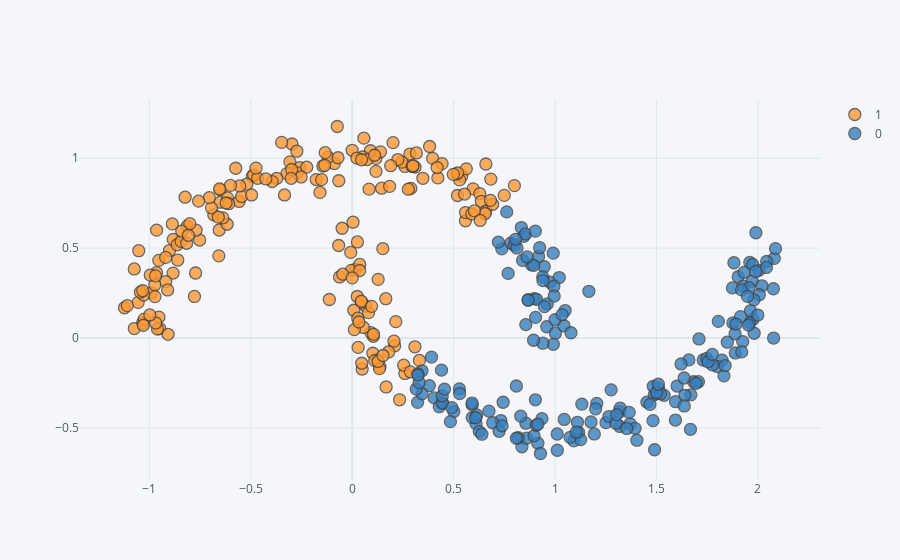

This figure's notebook cell:
### Code cell
moons.iplot(kind="scatter", mode="markers", x=0, y=1, categories="cl")

### Figure 1 — Plotly figure (JSON) as saved in the notebook; plotly's stock layout.template omitted (floating-point values rounded to 4 significant figures; data arrays with more than 128 entries replaced by an {"elided": "..."} marker saying what was removed)
{"data": [{"marker": {"color": "rgba(255, 153, 51, 1.0)", "line": {"width": 1.3}, "opacity": 0.8, "size": 12, "symbol": "circle"}, "mode": "markers", "name": "1", "textfont": {"color": "#4D5663"}, "type": "scatter", "x": {"elided": "206 float values"}, "y": {"elided": "206 float values"}}, {"marker": {"color": "rgba(55, 128, 191, 1.0)", "line": {"width": 1.3}, "opacity": 0.8, "size": 12, "symbol": "circle"}, "mode": "markers", "name": "0", "textfont": {"color": "#4D5663"}, "type": "scatter", "x": {"elided": "194 float values"}, "y": {"elided": "194 float values"}}], "layout": {"legend": {"bgcolor": "#F5F6F9", "font": {"color": "#4D5663"}}, "paper_bgcolor": "#F5F6F9", "plot_bgcolor": "#F5F6F9", "title": {"font": {"color": "#4D5663"}}, "xaxis": {"gridcolor": "#E1E5ED", "showgrid": true, "tickfont": {"color": "#4D5663"}, "title": {"font": {"color": "#4D5663"}, "text": ""}, "zerolinecolor": "#E1E5ED"}, "yaxis": {"gridcolor": "#E1E5ED", "showgrid": true, "tickfont": {"color": "#4D5663"}, "title": {"font": {"color": "#4D5663"}, "text": ""}, "zerolinecolor": "#E1E5ED"}}}
